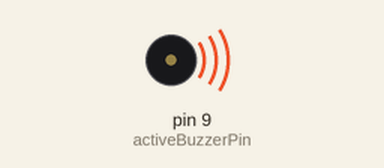
Recording of a sketch running on a simulated Arduino Uno, built with avr-gcc and run on an emulated ATmega328P. On the bench: buzzer (waves = sounding, pin HIGH). What the sketch prints to the serial monitor is not drawn.

Above: at 0.2 s.
Timing chart, 0 to 3.5 s (numbered marks = the images above):
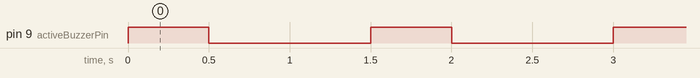

Measured:
- by itself, pin 9 (activeBuzzerPin): alternates HIGH for 0.50 s and LOW for 1.0 s

The sketch:

Just_Buzzer.ino
```cpp
const int activeBuzzerPin = 9;

void setup() {
  Serial.begin(115200);
  Serial.println("Active Buzzer Test");
  pinMode(activeBuzzerPin, OUTPUT);
}

void loop() {
  Serial.println("Active Buzzer ON");
  digitalWrite(activeBuzzerPin, HIGH);
  delay(500);

  Serial.println("Active Buzzer OFF");
  digitalWrite(activeBuzzerPin, LOW);
  delay(1000);
}
```
